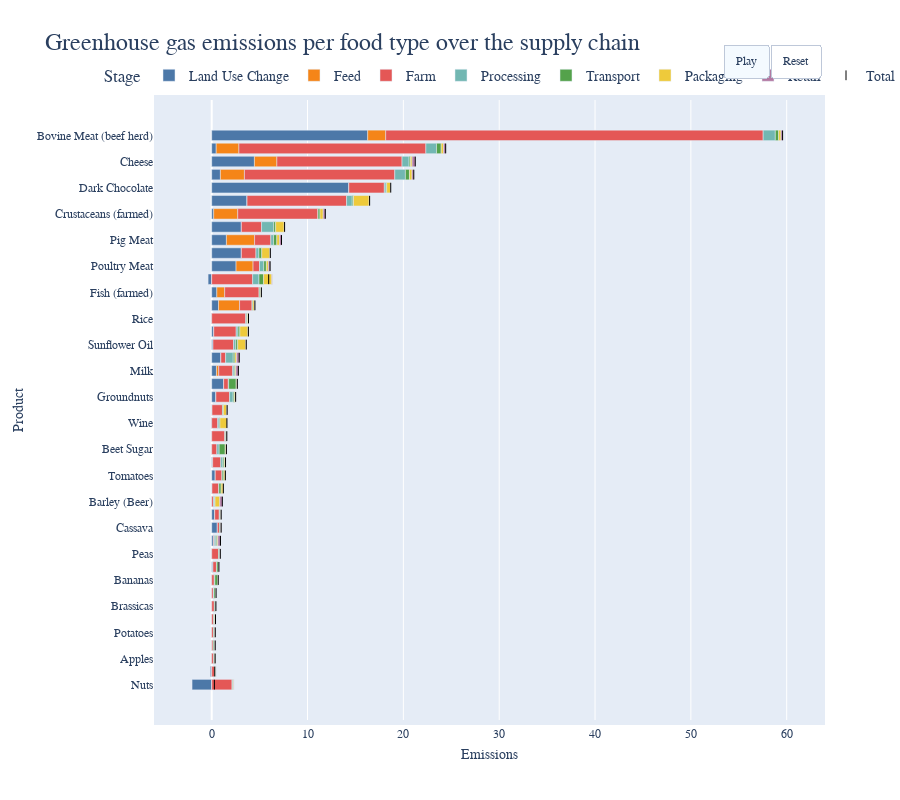

This figure's notebook cell:
### Markdown cell above
#### Visualization 6 - Some perspective

### Code cell
# updatemenus = [dict(
#     type='buttons',
#     showactive=True,
#     xanchor='right',
#     yanchor='top',
#     x=1,
#     y=1.09,
#     pad=dict(l=20, r=20),
#     buttons=[dict(
#         label='Higlight Transport',
#         method='restyle',
#         args2=[{'marker.opacity': 0.1}, [i for i in range(len(fig.data)) if i != get_traceindex('Transport', fig)]],
#         args=[{'marker.opacity': 1}, list(range(len(fig.data)))]
#     )]
# )]
#  buttons=[dict(
#         label='Play',
#         method='animate',
#         args=[None, dict(frame=dict(duration=100), transition=dict(duration=200))]
#     )]

print(sns.color_palette("tab10").as_hex())
# Create a horizontal stacked bar plot using plotly.express
fig = px.bar(df_melted,
             y='Product',
             x='Emissions',
             color='Stage',
             height=800,
             color_discrete_sequence=standard_discrete,
             title="Greenhouse gas emissions per food type over the supply chain")


frames = [go.Frame(data=[go.Bar(marker=dict(opacity=opacity)) if i != get_traceindex('Transport', fig) else go.Bar(marker=dict(opacity=1)) for i in range(len(fig.data))]) for opacity in [1, 0.9, 0.8, 0.7, 0.6, 0.5, 0.4, 0.3, 0.2, 0.1]]

updatemenus = [dict(
    type='buttons',
    showactive=True,
    xanchor='right',
    yanchor='top',
    x=1,
    y=1.09,
    direction="left",
    buttons=[
    dict(
        label='Play',
        method='animate',
        args=[None, dict(frame=dict(duration=5), transition=dict(duration=100))]
    ),
    dict(
        label='Reset',
        method='restyle',
        args=[{'marker.opacity': 1}, list(range(len(fig.data)))]    )
]
)]




fig.update_traces()

fig.update_layout(barmode='relative')

fig.add_scatter(y=df['Product'], x=df['Total'], mode='markers', name='Total', marker=dict(symbol='line-ns-open', color="black", size=7))

fig.update_layout(layout,        
        legend=dict(
        orientation="h",
        yanchor="top",
        y=1.065,
        xanchor="left",
        x=-0.06),
        updatemenus=updatemenus
)


# fig.layout.updatemenus[0].buttons[0].args[1]["frame"]["duration"] = 2000



fig.frames = frames


# fig.updatemenus[0].buttons[0].args[1] = dict(frame=dict(duration=1000), transition=dict(duration=500))


fig.show()

### Figure 1 — Plotly figure (JSON) as saved in the notebook; plotly's stock layout.template omitted (floating-point values rounded to 4 significant figures)
{"data": [{"alignmentgroup": "True", "hovertemplate": "Stage=Land Use Change<br>Emissions=%{x}<br>Product=%{y}<extra></extra>", "legendgroup": "Land Use Change", "marker": {"color": "#4C78A8", "pattern": {"shape": ""}}, "name": "Land Use Change", "offsetgroup": "Land Use Change", "orientation": "h", "showlegend": true, "textposition": "auto", "type": "bar", "x": [-2.052, -0.146, -0.029, 0.013, -0.001, 0.005, 0.002, 0.001, -0.025, 0.126, 0, 0.18, 0.589, 0.315, 0.009, 0.025, 0.372, 0.1, 0, 0.001, -0.061, 0.033, 0.439, 1.247, 0.495, 0.958, 0.133, 0.212, -0.022, 0.709, 0.534, -0.377, 2.54, 3.096, 1.535, 3.096, 0.206, 3.688, 14.31, 0.906, 4.455, 0.468, 16.28], "xaxis": "x", "y": ["Nuts", "Citrus Fruit", "Apples", "Root Vegetables", "Potatoes", "Onions & Leeks", "Brassicas", "Other Vegetables", "Bananas", "Other Fruit", "Peas", "Soymilk", "Cassava", "Maize (Meal)", "Barley (Beer)", "Berries & Grapes", "Tomatoes", "Wheat & Rye (Bread)", "Beet Sugar", "Oatmeal", "Wine", "Other Pulses", "Groundnuts", "Cane Sugar", "Milk", "Tofu", "Sunflower Oil", "Rapeseed Oil", "Rice", "Eggs", "Fish (farmed)", "Olive Oil", "Poultry Meat", "Soybean Oil", "Pig Meat", "Palm Oil", "Crustaceans (farmed)", "Coffee", "Dark Chocolate", "Bovine Meat (dairy herd)", "Cheese", "Lamb & Mutton", "Bovine Meat (beef herd)"], "yaxis": "y"}, {"alignmentgroup": "True", "hovertemplate": "Stage=Feed<br>Emissions=%{x}<br>Product=%{y}<extra></extra>", "legendgroup": "Feed", "marker": {"color": "#F58518", "pattern": {"shape": ""}}, "name": "Feed", "offsetgroup": "Feed", "orientation": "h", "showlegend": true, "textposition": "auto", "type": "bar", "x": [0, 0, 0, 0, 0, 0, 0, 0, 0, 0, 0, 0, 0, 0, 0, 0, 0, 0, 0, 0, 0, 0, 0, 0, 0.236, 0, 0, 0, 0, 2.2, 0.819, 0, 1.775, 0, 2.94, 0, 2.51, 0, 0, 2.508, 2.346, 2.37, 1.878], "xaxis": "x", "y": ["Nuts", "Citrus Fruit", "Apples", "Root Vegetables", "Potatoes", "Onions & Leeks", "Brassicas", "Other Vegetables", "Bananas", "Other Fruit", "Peas", "Soymilk", "Cassava", "Maize (Meal)", "Barley (Beer)", "Berries & Grapes", "Tomatoes", "Wheat & Rye (Bread)", "Beet Sugar", "Oatmeal", "Wine", "Other Pulses", "Groundnuts", "Cane Sugar", "Milk", "Tofu", "Sunflower Oil", "Rapeseed Oil", "Rice", "Eggs", "Fish (farmed)", "Olive Oil", "Poultry Meat", "Soybean Oil", "Pig Meat", "Palm Oil", "Crustaceans (farmed)", "Coffee", "Dark Chocolate", "Bovine Meat (dairy herd)", "Cheese", "Lamb & Mutton", "Bovine Meat (beef herd)"], "yaxis": "y"}, {"alignmentgroup": "True", "hovertemplate": "Stage=Farm<br>Emissions=%{x}<br>Product=%{y}<extra></extra>", "legendgroup": "Farm", "marker": {"color": "#E45756", "pattern": {"shape": ""}}, "name": "Farm", "offsetgroup": "Farm", "orientation": "h", "showlegend": true, "textposition": "auto", "type": "bar", "x": [2.126, 0.307, 0.225, 0.154, 0.193, 0.211, 0.278, 0.174, 0.266, 0.369, 0.717, 0.093, 0.22, 0.475, 0.176, 0.722, 0.704, 0.847, 0.536, 1.37, 0.626, 1.089, 1.425, 0.485, 1.458, 0.495, 2.148, 2.343, 3.553, 1.317, 3.598, 4.272, 0.672, 1.519, 1.694, 2.107, 8.379, 10.39, 3.706, 15.69, 13.06, 19.51, 39.39], "xaxis": "x", "y": ["Nuts", "Citrus Fruit", "Apples", "Root Vegetables", "Potatoes", "Onions & Leeks", "Brassicas", "Other Vegetables", "Bananas", "Other Fruit", "Peas", "Soymilk", "Cassava", "Maize (Meal)", "Barley (Beer)", "Berries & Grapes", "Tomatoes", "Wheat & Rye (Bread)", "Beet Sugar", "Oatmeal", "Wine", "Other Pulses", "Groundnuts", "Cane Sugar", "Milk", "Tofu", "Sunflower Oil", "Rapeseed Oil", "Rice", "Eggs", "Fish (farmed)", "Olive Oil", "Poultry Meat", "Soybean Oil", "Pig Meat", "Palm Oil", "Crustaceans (farmed)", "Coffee", "Dark Chocolate", "Bovine Meat (dairy herd)", "Cheese", "Lamb & Mutton", "Bovine Meat (beef herd)"], "yaxis": "y"}, {"alignmentgroup": "True", "hovertemplate": "Stage=Processing<br>Emissions=%{x}<br>Product=%{y}<extra></extra>", "legendgroup": "Processing", "marker": {"color": "#72B7B2", "pattern": {"shape": ""}}, "name": "Processing", "offsetgroup": "Processing", "orientation": "h", "showlegend": true, "textposition": "auto", "type": "bar", "x": [0.032, 0, 0.004, 0, 0, 0, 0, 0.06, 0.059, 0.015, 0, 0.163, 0, 0.052, 0.128, 0, 0.012, 0.217, 0.242, 0.042, 0.139, 0, 0.372, 0.037, 0.149, 0.794, 0.229, 0.193, 0.065, 0, 0.02, 0.66, 0.44, 0.311, 0.284, 1.264, 0, 0.592, 0.185, 1.108, 0.738, 1.111, 1.269], "xaxis": "x", "y": ["Nuts", "Citrus Fruit", "Apples", "Root Vegetables", "Potatoes", "Onions & Leeks", "Brassicas", "Other Vegetables", "Bananas", "Other Fruit", "Peas", "Soymilk", "Cassava", "Maize (Meal)", "Barley (Beer)", "Berries & Grapes", "Tomatoes", "Wheat & Rye (Bread)", "Beet Sugar", "Oatmeal", "Wine", "Other Pulses", "Groundnuts", "Cane Sugar", "Milk", "Tofu", "Sunflower Oil", "Rapeseed Oil", "Rice", "Eggs", "Fish (farmed)", "Olive Oil", "Poultry Meat", "Soybean Oil", "Pig Meat", "Palm Oil", "Crustaceans (farmed)", "Coffee", "Dark Chocolate", "Bovine Meat (dairy herd)", "Cheese", "Lamb & Mutton", "Bovine Meat (beef herd)"], "yaxis": "y"}, {"alignmentgroup": "True", "hovertemplate": "Stage=Transport<br>Emissions=%{x}<br>Product=%{y}<extra></extra>", "legendgroup": "Transport", "marker": {"color": "#54A24B", "pattern": {"shape": ""}}, "name": "Transport", "offsetgroup": "Transport", "orientation": "h", "showlegend": true, "textposition": "auto", "type": "bar", "x": [0.067, 0.094, 0.096, 0.114, 0.094, 0.095, 0.095, 0.164, 0.292, 0.182, 0.095, 0.11, 0.094, 0.06, 0.035, 0.238, 0.177, 0.129, 0.629, 0.067, 0.093, 0.096, 0.12, 0.784, 0.09, 0.177, 0.201, 0.19, 0.096, 0.084, 0.111, 0.482, 0.276, 0.299, 0.343, 0.208, 0.206, 0.13, 0.061, 0.424, 0.138, 0.49, 0.346], "xaxis": "x", "y": ["Nuts", "Citrus Fruit", "Apples", "Root Vegetables", "Potatoes", "Onions & Leeks", "Brassicas", "Other Vegetables", "Bananas", "Other Fruit", "Peas", "Soymilk", "Cassava", "Maize (Meal)", "Barley (Beer)", "Berries & Grapes", "Tomatoes", "Wheat & Rye (Bread)", "Beet Sugar", "Oatmeal", "Wine", "Other Pulses", "Groundnuts", "Cane Sugar", "Milk", "Tofu", "Sunflower Oil", "Rapeseed Oil", "Rice", "Eggs", "Fish (farmed)", "Olive Oil", "Poultry Meat", "Soybean Oil", "Pig Meat", "Palm Oil", "Crustaceans (farmed)", "Coffee", "Dark Chocolate", "Bovine Meat (dairy herd)", "Cheese", "Lamb & Mutton", "Bovine Meat (beef herd)"], "yaxis": "y"}, {"alignmentgroup": "True", "hovertemplate": "Stage=Packaging<br>Emissions=%{x}<br>Product=%{y}<extra></extra>", "legendgroup": "Packaging", "marker": {"color": "#EECA3B", "pattern": {"shape": ""}}, "name": "Packaging", "offsetgroup": "Packaging", "orientation": "h", "showlegend": true, "textposition": "auto", "type": "bar", "x": [0.078, 0.045, 0.044, 0.045, 0.045, 0.045, 0.045, 0.041, 0.065, 0.042, 0.045, 0.098, 0.045, 0.06, 0.497, 0.212, 0.145, 0.09, 0.09, 0.066, 0.749, 0.353, 0.099, 0.083, 0.097, 0.177, 0.853, 0.844, 0.084, 0.161, 0.061, 0.861, 0.212, 0.849, 0.296, 0.886, 0.334, 1.63, 0.4, 0.268, 0.172, 0.251, 0.247], "xaxis": "x", "y": ["Nuts", "Citrus Fruit", "Apples", "Root Vegetables", "Potatoes", "Onions & Leeks", "Brassicas", "Other Vegetables", "Bananas", "Other Fruit", "Peas", "Soymilk", "Cassava", "Maize (Meal)", "Barley (Beer)", "Berries & Grapes", "Tomatoes", "Wheat & Rye (Bread)", "Beet Sugar", "Oatmeal", "Wine", "Other Pulses", "Groundnuts", "Cane Sugar", "Milk", "Tofu", "Sunflower Oil", "Rapeseed Oil", "Rice", "Eggs", "Fish (farmed)", "Olive Oil", "Poultry Meat", "Soybean Oil", "Pig Meat", "Palm Oil", "Crustaceans (farmed)", "Coffee", "Dark Chocolate", "Bovine Meat (dairy herd)", "Cheese", "Lamb & Mutton", "Bovine Meat (beef herd)"], "yaxis": "y"}, {"alignmentgroup": "True", "hovertemplate": "Stage=Retail<br>Emissions=%{x}<br>Product=%{y}<extra></extra>", "legendgroup": "Retail", "marker": {"color": "#B279A2", "pattern": {"shape": ""}}, "name": "Retail", "offsetgroup": "Retail", "orientation": "h", "showlegend": true, "textposition": "auto", "type": "bar", "x": [0.027, 0.017, 0.017, 0.039, 0.039, 0.039, 0.017, 0.015, 0.021, 0.016, 0.039, 0.27, 0.039, 0.026, 0.264, 0.017, 0.017, 0.058, 0.039, 0.029, 0.039, 0.039, 0.042, 0.036, 0.256, 0.27, 0.043, 0.046, 0.063, 0.036, 0.04, 0.046, 0.177, 0.043, 0.19, 0.044, 0.219, 0.051, 0.021, 0.182, 0.332, 0.217, 0.164], "xaxis": "x", "y": ["Nuts", "Citrus Fruit", "Apples", "Root Vegetables", "Potatoes", "Onions & Leeks", "Brassicas", "Other Vegetables", "Bananas", "Other Fruit", "Peas", "Soymilk", "Cassava", "Maize (Meal)", "Barley (Beer)", "Berries & Grapes", "Tomatoes", "Wheat & Rye (Bread)", "Beet Sugar", "Oatmeal", "Wine", "Other Pulses", "Groundnuts", "Cane Sugar", "Milk", "Tofu", "Sunflower Oil", "Rapeseed Oil", "Rice", "Eggs", "Fish (farmed)", "Olive Oil", "Poultry Meat", "Soybean Oil", "Pig Meat", "Palm Oil", "Crustaceans (farmed)", "Coffee", "Dark Chocolate", "Bovine Meat (dairy herd)", "Cheese", "Lamb & Mutton", "Bovine Meat (beef herd)"], "yaxis": "y"}, {"marker": {"color": "black", "size": 7, "symbol": "line-ns-open"}, "mode": "markers", "name": "Total", "type": "scatter", "x": [0.278, 0.317, 0.357, 0.365, 0.37, 0.395, 0.437, 0.455, 0.678, 0.75, 0.896, 0.914, 0.987, 0.988, 1.109, 1.214, 1.427, 1.441, 1.536, 1.575, 1.585, 1.61, 2.497, 2.672, 2.781, 2.871, 3.607, 3.828, 3.839, 4.507, 5.183, 5.944, 6.092, 6.117, 7.282, 7.605, 11.85, 16.48, 18.68, 21.09, 21.24, 24.41, 59.57], "y": ["Nuts", "Citrus Fruit", "Apples", "Root Vegetables", "Potatoes", "Onions & Leeks", "Brassicas", "Other Vegetables", "Bananas", "Other Fruit", "Peas", "Soymilk", "Cassava", "Maize (Meal)", "Barley (Beer)", "Berries & Grapes", "Tomatoes", "Wheat & Rye (Bread)", "Beet Sugar", "Oatmeal", "Wine", "Other Pulses", "Groundnuts", "Cane Sugar", "Milk", "Tofu", "Sunflower Oil", "Rapeseed Oil", "Rice", "Eggs", "Fish (farmed)", "Olive Oil", "Poultry Meat", "Soybean Oil", "Pig Meat", "Palm Oil", "Crustaceans (farmed)", "Coffee", "Dark Chocolate", "Bovine Meat (dairy herd)", "Cheese", "Lamb & Mutton", "Bovine Meat (beef herd)"]}], "layout": {"barmode": "relative", "font": {"family": "\"Lato, \"Helvetica Neue\", Helvetica, Arial, \"Liberation Sans\", sans-serif"}, "height": 800, "legend": {"font": {"size": 14}, "orientation": "h", "title": {"text": "Stage"}, "tracegroupgap": 0, "x": -0.06, "xanchor": "left", "y": 1.065, "yanchor": "top"}, "margin": {"pad": 5}, "newshape": {"label": {"padding": 8}}, "title": {"font": {"size": 24}, "text": "Greenhouse gas emissions per food type over the supply chain"}, "updatemenus": [{"buttons": [{"args": [null, {"frame": {"duration": 5}, "transition": {"duration": 100}}], "label": "Play", "method": "animate"}, {"args": [{"marker.opacity": 1}, [0, 1, 2, 3, 4, 5, 6]], "label": "Reset", "method": "restyle"}], "direction": "left", "showactive": true, "type": "buttons", "x": 1, "xanchor": "right", "y": 1.09, "yanchor": "top"}], "xaxis": {"anchor": "y", "domain": [0, 1], "title": {"text": "Emissions"}}, "yaxis": {"anchor": "x", "domain": [0, 1], "title": {"text": "Product"}}}}
